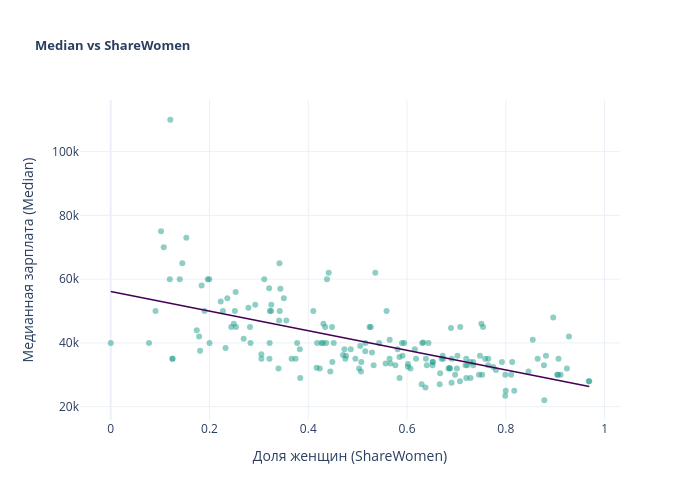

Write notebook code for a chart like this one.
### Markdown cell above
$H_0$ — `ShareWomen` и `Median` не коррелируют;  
$H_1$ — между `ShareWomen` и `Median` существует монотонная связь.

### Code cell
x_col, y_col = "ShareWomen", "Median"
x = df[x_col]
y = df[y_col]
m, b = np.polyfit(x, y, 1)
x_range = np.linspace(x.min(), x.max(), 200)

fig = go.Figure()
fig.add_trace(go.Scatter(
    x=x, y=y,
    mode="markers",
    marker=dict(color="#1f9e89", opacity=0.5, size=6),
    showlegend=False,
))
fig.add_trace(go.Scatter(
    x=x_range, y=m * x_range + b,
    mode="lines",
    line=dict(color="#440154", width=1.5),
    showlegend=False,
))
fig.update_layout(
    title=dict(text="<b>Median vs ShareWomen</b>", font_size=13),
    xaxis_title="Доля женщин (ShareWomen)",
    yaxis_title="Медианная зарплата (Median)",
    template="plotly_white",
    width=700,
    height=500,
)
fig.show()

### Figure 1 — Plotly figure (JSON) as saved in the notebook; plotly's stock layout.template omitted (floating-point values rounded to 4 significant figures; data arrays with more than 128 entries replaced by an {"elided": "..."} marker saying what was removed)
{"data": [{"marker": {"color": "#1f9e89", "opacity": 0.5, "size": 6}, "mode": "markers", "showlegend": false, "type": "scatter", "x": {"elided": "171 float values"}, "y": {"elided": "171 int values"}}, {"line": {"color": "#440154", "width": 1.5}, "mode": "lines", "showlegend": false, "type": "scatter", "x": {"elided": "200 float values"}, "y": {"elided": "200 float values"}}], "layout": {"height": 500, "title": {"font": {"size": 13}, "text": "<b>Median vs ShareWomen</b>"}, "width": 700, "xaxis": {"title": {"text": "Доля женщин (ShareWomen)"}}, "yaxis": {"title": {"text": "Медианная зарплата (Median)"}}}}
